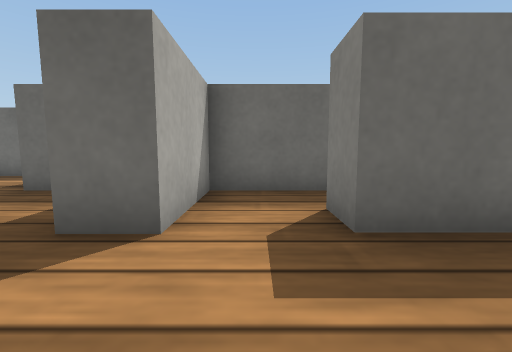
View 1 (above)

13 first-person views from a walk through a robot-simulator world made for Webots. The camera is 0.08 m above the floor, tilts 6° down and sees 90° across. The floor is counted in squares, 0.1 m on a side. Each view is taken from the middle of a square. On the plan, view 1 faces up. The plan holds only what a view shows up to about 9 squares ahead; the rest is blank. The robots in the file are not drawn. Simple shapes and patterns stand in for the simulator's stock objects.

View 2
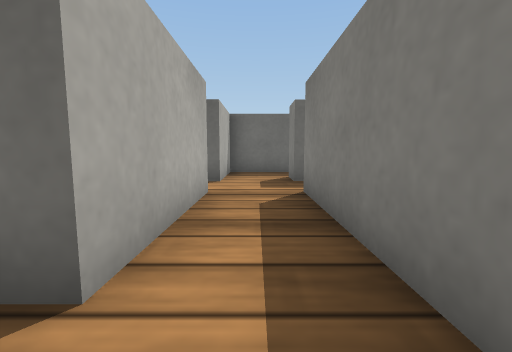

View 3
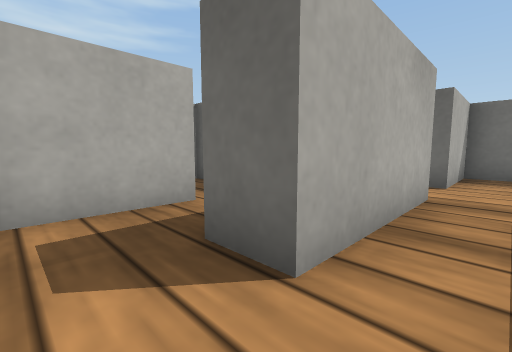

View 4
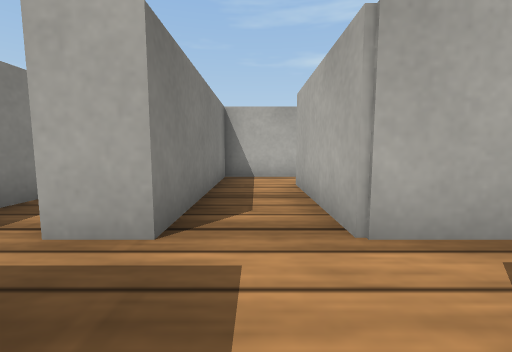

View 5
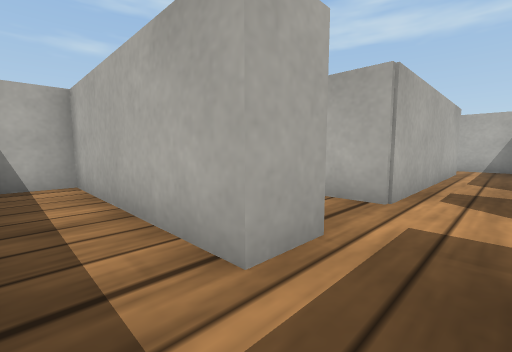

View 6
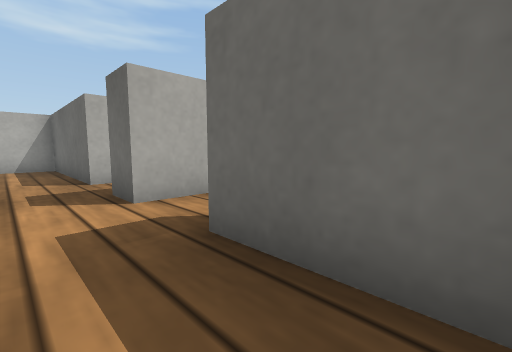

View 7
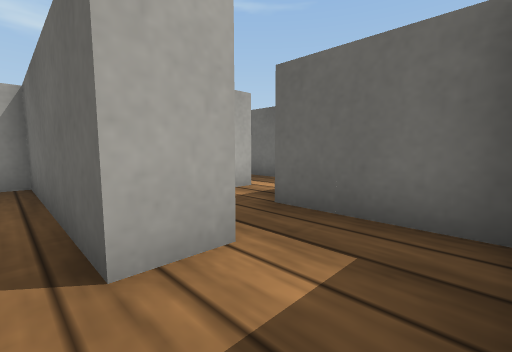

View 8
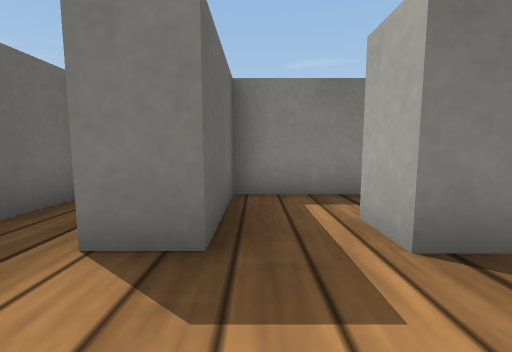

View 9
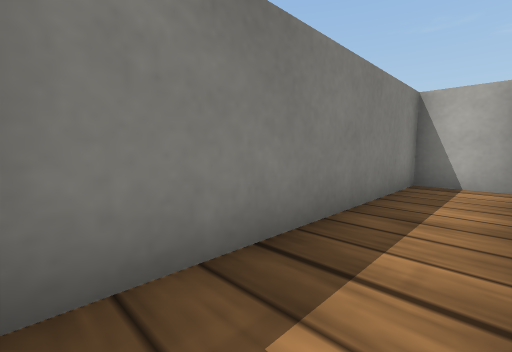

View 10
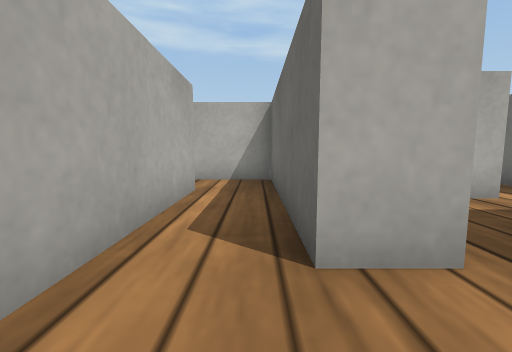

View 11
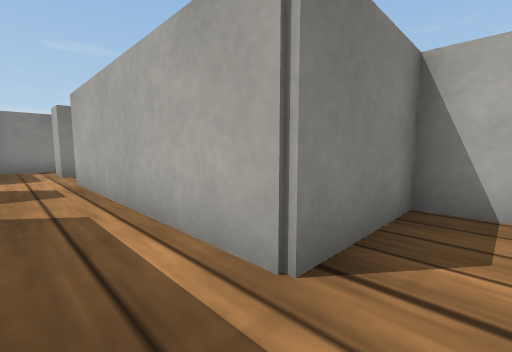

View 12
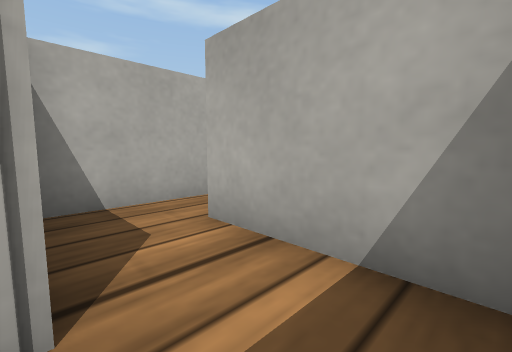

View 13
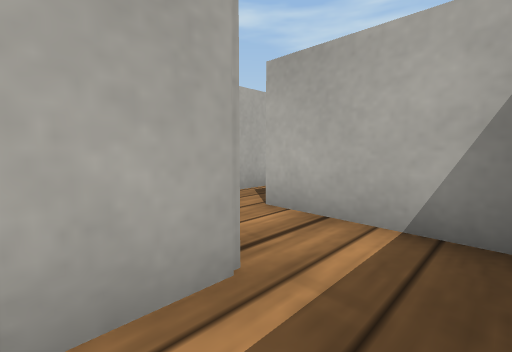

### Floor plan
Points are (right, up) in squares from view 1. A wall is a line through its corners. A room is listed if a view was taken in it or the views show most of it. See-through windows are left out.
Room 1 (views 1, 2, 3, 4, 9)
walls: (-0.9, 0.8) (-0.9, -2.7); (2.6, 2.4) (0.9, 2.4) (0.9, 3.5); (-0.9, 3.5) (-0.9, 2.4); (-1.2, -4.4) (0.9, -4.4) (0.9, 0.8) (1.9, 0.8)
ways out: opening at (1.5, 1.5) to room 2; opening at (-1.5, 2) to room 3; opening at (-1.5, -3.5); opening at (0, 3)
Room 2 (views 5, 6)
walls: (1.9, 0.8) (1.9, -4.4) (3.5, -4.4) (3.5, 2.4) (2.6, 2.4)
ways out: opening at (1.5, 1.5) to room 1
Room 3 (views 7, 8, 10, 11, 12, 13)
walls: (-3.6, 3.5) (-3.6, 2.4) (-8.7, 2.4) (-8.7, 1.4); (-0.9, 2.4) (-2, 2.4); (-7.1, 0.8) (-0.9, 0.8)
ways out: opening at (-1.5, 2) to room 1; opening at (-8, 0.5) to room 4; opening at (-3, 3) to room 5
Room 4 (no view inside)
walls: (-8.7, 1.4) (-8.7, -0.5); (-8.6, -1.8) (-7.1, -1.8) (-7.1, 0.8)
ways out: opening at (-8, 0.5) to room 3; opening at (-9, -1)
Room 5 (no view inside)
walls: (-1.9, 4.9) (-3.6, 4.9)
ways out: opening at (-3, 3) to room 3; opening at (-4, 4)

Where each view was taken, in squares from view 1:
view 1: 0 up, 0 right, facing up
view 2: 4 down, 0 right, facing up
view 3: 4 down, 0 right, facing up-left
view 4: 3 up, 0 right, facing down
view 5: 2 up, 3 right, facing down-left
view 6: 1 up, 3 right, facing up-left
view 7: 2 up, 2 left, facing up-left
view 8: 2 up, 1 left, facing right
view 9: 2 up, 2 right, facing down-right
view 10: 2 up, 2 left, facing left
view 11: 2 up, 8 left, facing down-right
view 12: 2 up, 7 left, facing down-left
view 13: 2 up, 6 left, facing down-left
